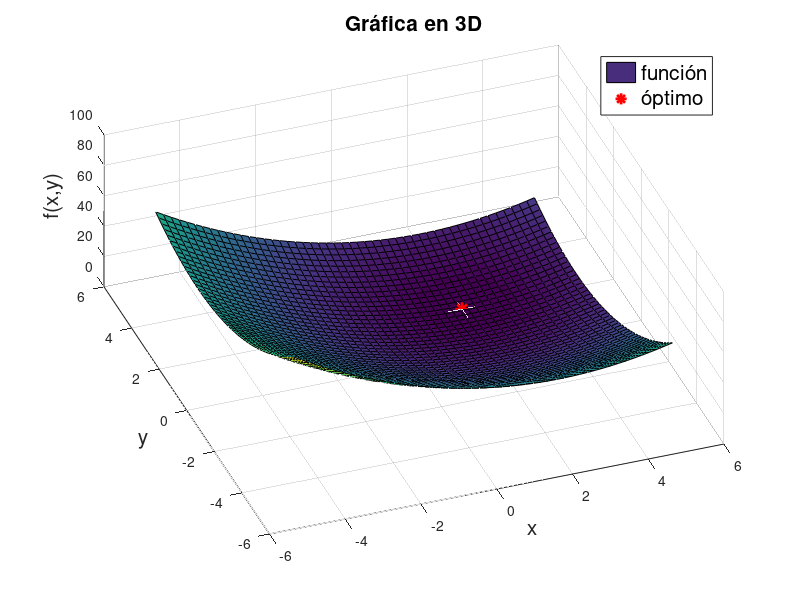
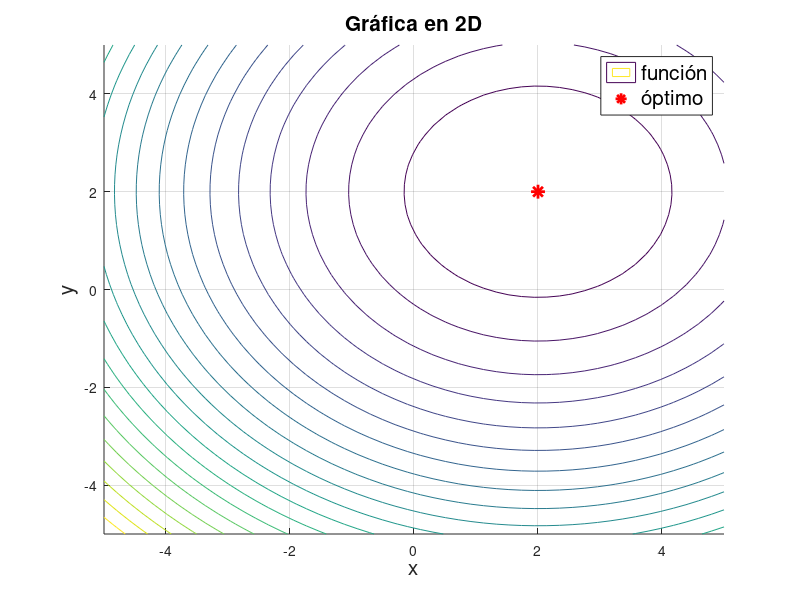
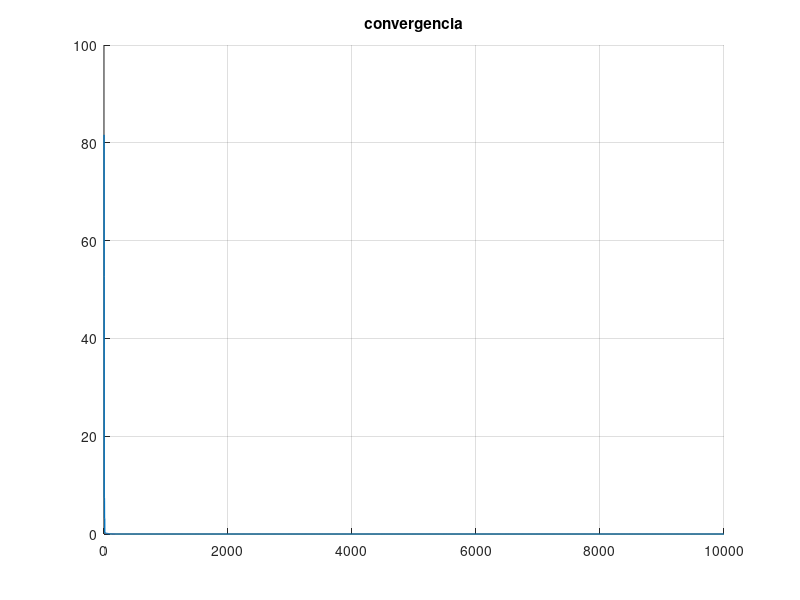

Reproduce these figures in MATLAB, in order.
clear
close all
clc 

%f = @(x,y) x.*exp(-x.^2-y.^2); % funcion objetivo
f = @(x,y) (x-2).^2+(y-2).^2; % funcion objetivo 2
x_lim = linspace(-5,5,50); % límites para eje x, -5 es inferior, 5 es superior, con 50 puntos
y_lim = linspace(-5,5,50); % límites para eje y, -5 es inferior, 5 es superior, con 50 puntos
[x1,y1] = meshgrid(x_lim,y_lim); % creamos una rejilla de puntos (x,y) para crear el plot

x0=[-5 -5]';
xu=[5 5]';
xl=[-5 -5]';
D=2;
N=10000;
conv=zeros([1 N]);
for i=1:N
    y=x0;
    j=randi([1 D]);
    y(j)=xl(j)+(xu(j)-xl(j)).*rand();
    if f(y(1), y(2))< f(x0(1), x0(2))
        x0=y;
    end
    conv(i)=f(x0(1),x0(2));
end

z=f(x1,y1);

figure
hold on
grid on

surf(x1,y1,z) % plot de la rejilla en 3D
plot3(x0(1),x0(2),f(x0(1),x0(2)),'r*','LineWidth',2,'MarkerSize',10) % plot del minimo encontrado
%la solucion se plotea en las coordenadas que resulten de la iteracion en
%el vector x0
legend({'función','óptimo'},'FontSize',15)

title('Gráfica en 3D','FontSize',15)
xlabel('x','FontSize',15)
ylabel('y','FontSize',15)
zlabel('f(x,y)','FontSize',15)
view([-20,60]) % estos valores definen la vista 3D del plot


figure
hold on
grid on

contour(x1,y1,z,20) % plot de la rejilla en 2D
plot(x0(1),x0(2),'r*','LineWidth',2,'MarkerSize',10) % % plot del minimo encontrado
%la solucion se plotea en las coordenadas que resulten de la iteracion en
%el vector x0 pero ahora en 2D
legend({'función','óptimo'},'FontSize',15)

title('Gráfica en 2D','FontSize',15)
xlabel('x','FontSize',15)
ylabel('y','FontSize',15)

%convergencia
figure
hold on
grid on
plot(conv,'LineWidth',1);
xlim([0 N]);
title("convergencia")
